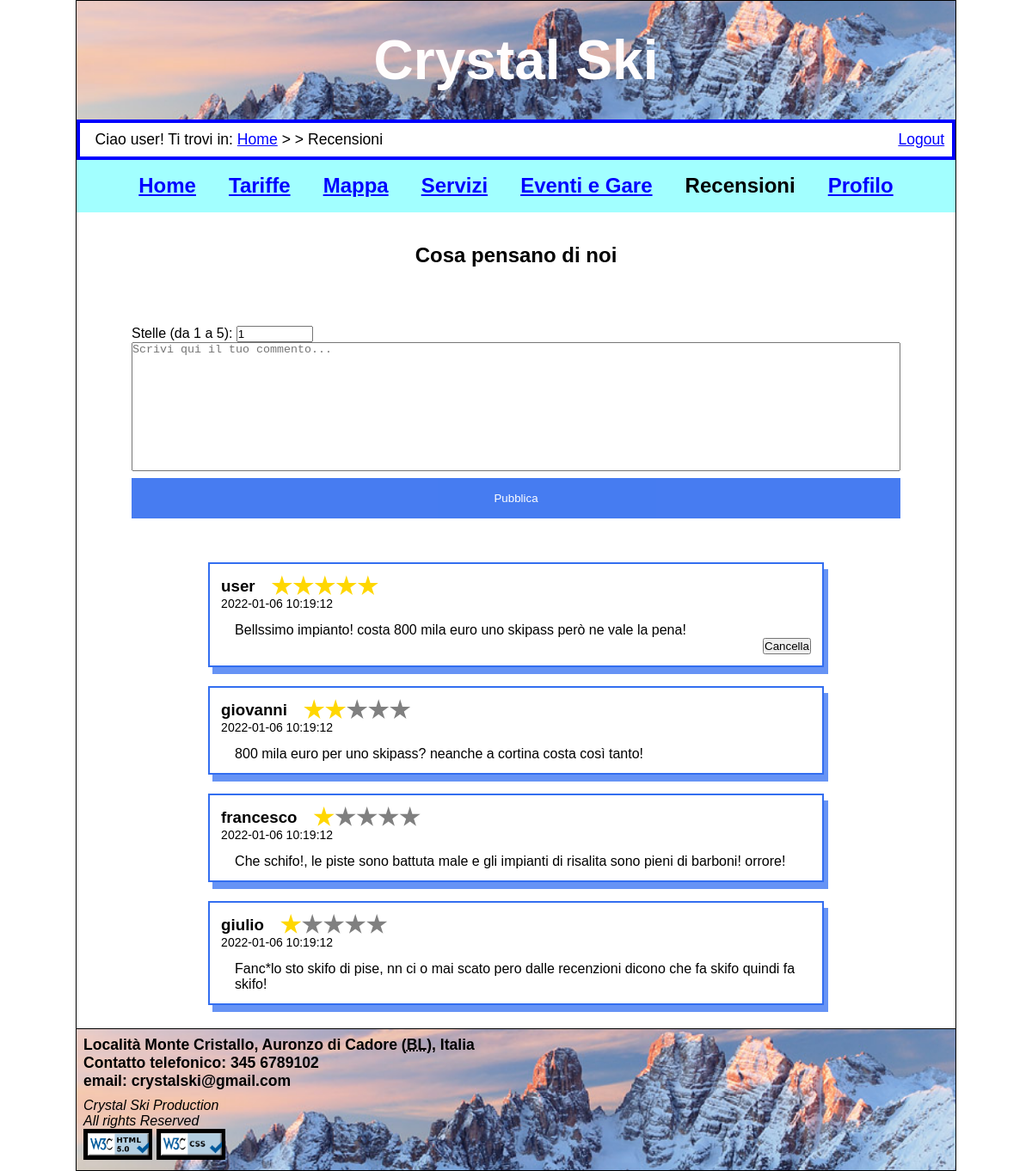
Screenshot of /html/recensioni.php (signed in) with the database file from the repository.
### tables this page shows
CREATE TABLE `comment`(
    `id` INT UNSIGNED NOT NULL AUTO_INCREMENT,
    `userId` INT UNSIGNED NOT NULL,
    `comment` VARCHAR(400) NOT NULL,
    `stars` TINYINT UNSIGNED NOT NULL,
    `date` DATETIME NOT NULL,

    PRIMARY KEY (`id`)
);

CREATE TABLE `user`(
    `id` INT UNSIGNED NOT NULL AUTO_INCREMENT,
    `email` VARCHAR(255) NOT NULL,
    `username` VARCHAR(255) NOT NULL,
    `password` VARCHAR(255) NOT NULL,
    `name` VARCHAR(255) NULL,
    `surname` VARCHAR(255) NULL,
    `city` VARCHAR(255) NULL,
    `isAdmin` TINYINT UNSIGNED NOT NULL,

    PRIMARY KEY (`id`),
    UNIQUE KEY (`username`)
);

### html/DBConnection.php (called while the page is built, shortened)
<?php
class DBConnection{
    private $connection;
    public function openDBConnection(){
        $this->connection = mysqli_connect(DBConnection::HOST_DB, DBConnection::USERNAME, DBConnection::PASSWORD, DBConnection::DATABASE_NAME);
        if(mysqli_errno($this->connection)){
            return false;
        }else{
            mysqli_set_charset($this->connection,"utf8");
            return true;
        }
    }
    public function getComments(){
        $loadComments = "SELECT * from `comment` LIMIT 10";
        $queryResult = mysqli_query($this->connection, $loadComments) or die (mysqli_error($this->connection));
        if(mysqli_num_rows($queryResult) > 0){
            return $queryResult;
        }else{
            return "";
        }
    }
    public function getUsernameById($id){
        $getUsernameById = "SELECT `username` FROM `user` WHERE `id` = \"$id\" ";
        $queryResult = mysqli_query($this->connection, $getUsernameById) or die (mysqli_error($this->connection));
        if(mysqli_num_rows($queryResult) > 0){
            return $queryResult;
        }else{
            return "";
        }
    }
}
?>

### html/recensioni.php (the view, shortened to what this page needs)
<?php
require_once("DBConnection.php");
$connection = new DBConnection();
$connectionOK = $connection->openDBConnection();
?>
<!DOCTYPE html>
<html lang="it">
<head>
	<link rel="stylesheet" href="../css/style.css" />
	<link rel="stylesheet" media="screen and (max-width:600px), only screen and (max-width:600px)" href="../css/mini.css"/>
</head>
<body>
	<header>
		<h1 lang="en">Crystal Ski</h1>
	</header>
	<nav id="breadcrumb">
	<?php if (isset($_SESSION['login']) && $_SESSION['login']) { ?>
		<p>Ciao <?=$_SESSION['username']?>! Ti trovi in: <a href="home.php" lang="en">Home</a> &gt; &gt; Recensioni</p>
		<a href="logout.php">Logout</a>
	<?php } else { ?>
		<p>Ti trovi in: <a href="home.php" lang="en">Home</a> &gt; &gt; Recensioni</p>
		<a href="login.php">Login</a>
	<?php } ?>
	</nav>
	<nav id="menu">
		<ul>
			<li><a href="home.php">Home</a></li>
			<li><a href="tariffe.php">Tariffe</a></li>
			<li><a href="mappa.php">Mappa</a></li>
			<li><a href="servizi.php">Servizi</a></li>
			<li><a href="eventi.php">Eventi e Gare</a></li>
			<li>Recensioni</li>
			<?php if(isset($_SESSION['login']) && $_SESSION['login']){ ?>
				<li><a href="areaPersonale.php">Profilo</a></li>
			<?php } ?>
		</ul>
	</nav>
	<div id="comments_intro">
		<h2>Cosa pensano di noi</h2>
	</div>
	<?php if (isset($_SESSION['login']) && $_SESSION['login']) { ?>
	<div id=writeAComment>
		<form action="recensioni.php" id="commentForm" method="post">
			<label for="starsQuantity">Stelle (da 1 a 5):</label>
			<input type="number" id="starsQuantity" name="starsQuantity" value="1" min="1" max="5">
			<textarea name="commentBox" id="commentBox" placeholder="Scrivi qui il tuo commento..."></textarea>
			<button type="submit" name="submit" class="submitComment">Pubblica</button>
		</form>
	</div>
	<?php } ?>
	<div id="comments_holder">
		<?php
			if($connectionOK){
   				 $commentsQuery = $connection->getComments();
    			if($commentsQuery != ""){
					while($row = mysqli_fetch_assoc($commentsQuery)){
		?>
			<div class="comments">
				<div class = "userDetails">
					<h3><?=mysqli_fetch_assoc($connection->getUsernameById($row["userId"]))["username"]?></h3>
					<?php for ($i = 0; $i < 5; $i++) { ?>
							<div class='star<?=$row['stars'] > $i ? ' gold' : '' ?>'></div>
					<?php } ?>
				</div>
				<p class ="commentDate"><?=$row["date"]?></p>
				<p class ="comment"><?=$row["comment"]?></p>
				<?php if((isset($_SESSION['login']) && $_SESSION['id'] == $row["userId"]) || (isset($_SESSION['isAdmin']) && $_SESSION['isAdmin'])){  ?>
					<div class = "commentsHeader">
						<form action="recensioni.php" method="post">
						<button class="DComment" name="DComment" value="<?=$row["id"]?>">Cancella</button>
						</form>
					</div>
				<?php } ?>
			</div>
		<?php
				}
			}else{
				$connectionERR = "<p>Problemi di connessione, ci scusiamo per il disagio</p>";
				}
			}else{
				$connectionERR = "<p>Problemi di connessione, ci scusiamo per il disagio</p>";
			}
		?>
	</div>
		<?php include('../components/footer.php') ?>
</body>
</html>

### css/style.css (style rules this page uses)
* { padding: 0; margin: 0; }
html, body { font-size: 100%; font-family: "Helvetica", linear, sans-serif; margin: auto; max-width: 1024px; }
body { border: 1px solid #000; }
header { background-image: url('../images/sfondo.jpg'); background-position: center; background-size: 100%; background-repeat: no-repeat; }
header h1 { padding: 0.5em; font-size: 4em; text-align: center; color: rgb(255, 253, 253); }
#breadcrumb { display: flex; font-size: 1.1em; padding: 0.5em 0.5em 0.5em 1em; border: 4.5px solid #0000ff; justify-content: space-between; }
#breadcrumb a:link { color: #0000ff; }
#menu { background-color: #a2ffff; color: #000; text-align: center; }
#menu li { display: inline-block; padding: 0.7em; font-size: 1.5em; font-weight: bold; }
#menu a:link { color: #0000ff; }
* { box-sizing: border-box; }
#comments_intro h2 { text-align: center; padding: 1.5em; }
#comments_holder { display: flex; flex-direction: column; align-items: center; justify-content: center; padding-bottom: 1em; }
#writeAComment { padding: 2em; padding-left: 4em; padding-right: 4em; }
#starsQuantity { width: 10%; }
.comment { word-wrap: break-word; }
.commentsHeader { display: flex; justify-content: space-between; }
.submitComment { background-color: #336ef0; color: white; padding: 16px 20px; margin: 8px 0; border: none; cursor: pointer; width: 100%; opacity: 0.9; }
#commentBox { display: flex; resize: none; width: 100%; min-height: 150px; }
.comments { flex-direction: row; border: 2px solid #336ef0; box-shadow: 5px 8px #6693f5; margin: 0.7em; min-width: 300px; padding: 0.8em; width: 70%; }
.comment { padding-left: 1em; }
.commentsHeader { display: flex; justify-content: end; }
.userDetails { display: flex; align-items: center; }
.commentDate { font-size: 14px; padding-bottom: 1em; }
.userDetails h3 { padding-right: 1em; }
.star { background: grey; clip-path: polygon(50% 0%, 61% 35%, 98% 35%, 68% 57%, 79% 91%, 50% 70%, 21% 91%, 32% 57%, 2% 35%, 39% 35%); display: inline-block; min-height: 25px; min-width: 25px; }
.gold.star { background: gold; }

### css/mini.css (style rules this page uses)
body { border: none }
header { background-image: url('../images/sfondo.jpg'); background-position: center; background-size: 100%; background-repeat: no-repeat; }
header h1 { padding: 0.5em; font-size: 3em; text-align: center; color: rgb(255, 253, 253); }
* { padding: 0; margin: 0; box-sizing: border-box; }
input[type="checkbox"].menu-toggle ~ nav { display: none; }
#menu { flex-direction: column; }
#menu li { width: 100%; }

### rows the page displays
comment: userId.username "user", stars 5 (drawn), date "2022-01-06 10:19:12", comment "Bellssimo impianto! costa 800 mila euro uno skipass però ne vale la pena!", $row["id"] 1 (drawn)
comment: userId.username "giovanni", stars 2 (drawn), date "2022-01-06 10:19:12", comment "800 mila euro per uno skipass? neanche a cortina costa così tanto!"
comment: userId.username "francesco", stars 1 (drawn), date "2022-01-06 10:19:12", comment "Che schifo!, le piste sono battuta male e gli impianti di risalita sono pieni di barboni! orrore!"
comment: userId.username "giulio", stars 1 (drawn), date "2022-01-06 10:19:12", comment "Fanc*lo sto skifo di pise, nn ci o mai scato pero dalle recenzioni dicono che fa skifo quindi fa skifo!"

### other values shown
$_SESSION['username'] "user"
